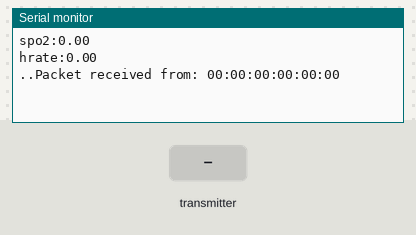
A sketch run on a simulated ESP8266 (NodeMCU). Shown: the last lines printed to the serial monitor. Inputs (shaded band) come from the test bench. WiFi joins after 1.5 s; servers stay silent unless stated; uploads are accepted with an empty reply.

Above: at 1.2 s.
1.3 s: the transmitter starts sending id = 0
At 2.11 s:
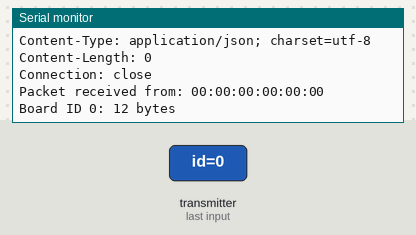
2.8 s: the transmitter starts sending id = 1
At 3.61 s:
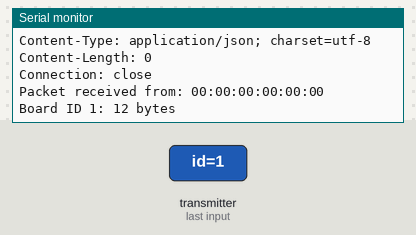

Measured:
- after the input at 1.3 s, the serial monitor: prints a new line at once (image 1)
- after the input at 2.8 s, the serial monitor: prints a new line at once (image 2)

The sketch:

MAX30100_Receiver.ino
```cpp
#include <ESP8266WiFi.h>
#include <espnow.h>
#include <Wire.h>
// Structure example to receive data
// Must match the sender structure
typedef struct struct_message {
    int id;
    float x;
    float y;
} struct_message;

float spo2,hrate;
// Create a struct_message called myData
struct_message myData;
WiFiClient client;
// Create a structure to hold the readings from each board
struct_message board1;
//struct_message board2;

const int httpPort = 80;
const char* ssid     = "warrior1232";
const char* password = "123456789@";
const char* host = "healthmonitoring.tech";


// Create an array with all the structures
struct_message boardsStruct[1] = {board1};

// Callback function that will be executed when data is received
void OnDataRecv(uint8_t * mac_addr, uint8_t *incomingData, uint8_t len) {
  char macStr[18];
  Serial.print("Packet received from: ");
  snprintf(macStr, sizeof(macStr), "%02x:%02x:%02x:%02x:%02x:%02x",
           mac_addr[0], mac_addr[1], mac_addr[2], mac_addr[3], mac_addr[4], mac_addr[5]);
  Serial.println(macStr);
  memcpy(&myData, incomingData, sizeof(myData));
  Serial.printf("Board ID %u: %u bytes\n", myData.id, len);
  // Update the structures with the new incoming data
  boardsStruct[myData.id-1].x = myData.x;
  boardsStruct[myData.id-1].y = myData.y;
  //Serial.printf("x value: %d \n", boardsStruct[myData.id-1].x);
  //Serial.printf("y value: %d \n", boardsStruct[myData.id-1].y);
  Serial.println();
}
 void cwifi(){
    // Set device as a Wi-Fi Station
  WiFi.mode(WIFI_STA);
  WiFi.disconnect();

  // Init ESP-NOW
  if (esp_now_init() != 0) {
    Serial.println("Error initializing ESP-NOW");
    return;
  }

  // Once ESPNow is successfully Init, we will register for recv CB to
  // get recv packer info
  esp_now_set_self_role(ESP_NOW_ROLE_SLAVE);
  esp_now_register_recv_cb(OnDataRecv);
  }

  void wifi(){
      WiFi.begin(ssid, password);

    while (WiFi.status() != WL_CONNECTED) {
      delay(500);
      Serial.print(".");
    }

    Serial.println("");
    Serial.println("WiFi connected");
    Serial.println("IP address: ");
    Serial.println(WiFi.localIP());
    Serial.print("Netmask: ");
    Serial.println(WiFi.subnetMask());
    Serial.print("Gateway: ");
    Serial.println(WiFi.gatewayIP());

    if (!client.connect(host, httpPort)) {
      Serial.println("connection failed");
      return;
    }
    String url_oxygen = "/authentication/oxygen.php?oxygen="+String(spo2);

    Serial.print("Requesting URL: ");
    Serial.println(url_oxygen);

    client.print(String("GET ") + url_oxygen + " HTTP/1.1\r\n" +
                 "Host: " + host + "\r\n" +
                 "Connection: close\r\n\r\n");

    while(client.available()){
      String line = client.readStringUntil('\r');
      Serial.print(line);
    }

     if (!client.connect(host, httpPort)) {
      Serial.println("connection failed");
      return;
    }

    String url_pulse = "/authentication/pulse.php?pulse="+String(hrate);

    Serial.print("Requesting URL: ");
    Serial.println(url_pulse);

    client.print(String("GET ") + url_pulse + " HTTP/1.1\r\n" +
                 "Host: " + host + "\r\n" +
                 "Connection: close\r\n\r\n");

    while(client.available()){
      String line = client.readStringUntil('\r');
      Serial.print(line);
    }

    Serial.println();
    Serial.println("closing connection");

    }
void setup() {
  // Initialize Serial Monitor
  Serial.begin(115200);

 cwifi();

}

void loop(){

  // Access the variables for each board
  float board1X = boardsStruct[0].x;
  float board1Y = boardsStruct[0].y;
  Serial.print("spo2:");
  spo2 = board1X;
  Serial.println(spo2);
  Serial.print("hrate:");
  hrate = board1Y;
  Serial.println(hrate);
  wifi();
  delay(1000);
  cwifi();
  delay(1000);

}
```
